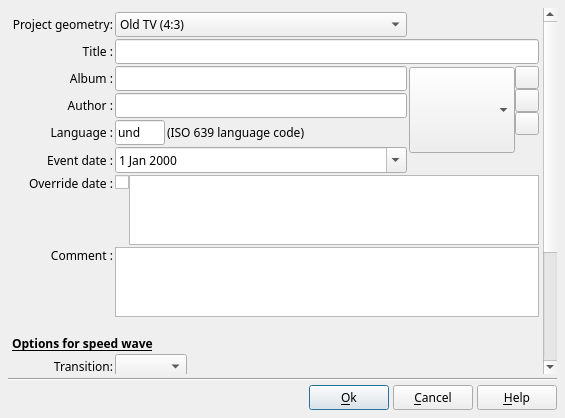
<?xml version="1.0" encoding="UTF-8"?>
<ui version="4.0">
 <class>DlgffDPjrProperties</class>
 <widget class="QDialog" name="DlgffDPjrProperties">
  <property name="geometry">
   <rect>
    <x>0</x>
    <y>0</y>
    <width>565</width>
    <height>418</height>
   </rect>
  </property>
  <property name="font">
   <font>
    <family>Sans Serif</family>
    <pointsize>9</pointsize>
   </font>
  </property>
  <property name="windowTitle">
   <string>Project properties</string>
  </property>
  <layout class="QVBoxLayout" name="verticalLayout">
   <property name="spacing">
    <number>4</number>
   </property>
   <property name="leftMargin">
    <number>8</number>
   </property>
   <property name="topMargin">
    <number>8</number>
   </property>
   <property name="rightMargin">
    <number>8</number>
   </property>
   <property name="bottomMargin">
    <number>8</number>
   </property>
   <item>
    <widget class="QScrollArea" name="scrollArea">
     <property name="frameShape">
      <enum>QFrame::NoFrame</enum>
     </property>
     <property name="verticalScrollBarPolicy">
      <enum>Qt::ScrollBarAlwaysOn</enum>
     </property>
     <property name="widgetResizable">
      <bool>true</bool>
     </property>
     <widget class="QWidget" name="scrollAreaWidgetContents">
      <property name="geometry">
       <rect>
        <x>0</x>
        <y>0</y>
        <width>535</width>
        <height>550</height>
       </rect>
      </property>
      <layout class="QGridLayout" name="gridLayout_2">
       <property name="leftMargin">
        <number>4</number>
       </property>
       <property name="topMargin">
        <number>4</number>
       </property>
       <property name="rightMargin">
        <number>4</number>
       </property>
       <property name="bottomMargin">
        <number>4</number>
       </property>
       <property name="spacing">
        <number>2</number>
       </property>
       <item row="7" column="0">
        <layout class="QVBoxLayout" name="verticalLayout_2">
         <property name="spacing">
          <number>0</number>
         </property>
         <item>
          <widget class="QLabel" name="label_12">
           <property name="text">
            <string>Override date :</string>
           </property>
           <property name="alignment">
            <set>Qt::AlignRight|Qt::AlignTrailing|Qt::AlignVCenter</set>
           </property>
          </widget>
         </item>
         <item>
          <widget class="QLabel" name="label_11">
           <property name="sizePolicy">
            <sizepolicy hsizetype="Preferred" vsizetype="Expanding">
             <horstretch>0</horstretch>
             <verstretch>0</verstretch>
            </sizepolicy>
           </property>
           <property name="text">
            <string notr="true"/>
           </property>
          </widget>
         </item>
        </layout>
       </item>
       <item row="7" column="1" colspan="2">
        <layout class="QHBoxLayout" name="horizontalLayout_5">
         <property name="spacing">
          <number>0</number>
         </property>
         <item>
          <layout class="QVBoxLayout" name="verticalLayout_3">
           <property name="spacing">
            <number>0</number>
           </property>
           <property name="leftMargin">
            <number>0</number>
           </property>
           <property name="topMargin">
            <number>0</number>
           </property>
           <property name="rightMargin">
            <number>0</number>
           </property>
           <property name="bottomMargin">
            <number>0</number>
           </property>
           <item>
            <widget class="QCheckBox" name="OverrideDateCB">
             <property name="toolTip">
              <string>Check this box to override the date and offer you to enter the date as a free text</string>
             </property>
             <property name="text">
              <string/>
             </property>
            </widget>
           </item>
           <item>
            <widget class="QLabel" name="label_13">
             <property name="text">
              <string notr="true"/>
             </property>
            </widget>
           </item>
          </layout>
         </item>
         <item>
          <widget class="QPlainTextEdit" name="DateED">
           <property name="toolTip">
            <string>Enter here the date of the event of the project as a free text</string>
           </property>
          </widget>
         </item>
        </layout>
       </item>
       <item row="11" column="0">
        <widget class="QLabel" name="label_5">
         <property name="text">
          <string>Comment :</string>
         </property>
         <property name="alignment">
          <set>Qt::AlignRight|Qt::AlignTop|Qt::AlignTrailing</set>
         </property>
        </widget>
       </item>
       <item row="4" column="1">
        <widget class="QLineEdit" name="AuthorED">
         <property name="toolTip">
          <string>The name of the author of the project (If the id3v2 compatibility option is set in option dialog, this fields is limited to 30 characters).
Remark: This field is often shown by indexing system and jukeboxes under the term Artist.</string>
         </property>
         <property name="maxLength">
          <number>200</number>
         </property>
        </widget>
       </item>
       <item row="33" column="0">
        <widget class="QLabel" name="label_46">
         <property name="text">
          <string>Image animation:</string>
         </property>
         <property name="alignment">
          <set>Qt::AlignRight|Qt::AlignTrailing|Qt::AlignVCenter</set>
         </property>
         <property name="buddy">
          <cstring>TransitionSpeedWaveCB</cstring>
         </property>
        </widget>
       </item>
       <item row="32" column="0">
        <widget class="QLabel" name="label_45">
         <property name="text">
          <string>Block animation:</string>
         </property>
         <property name="alignment">
          <set>Qt::AlignRight|Qt::AlignTrailing|Qt::AlignVCenter</set>
         </property>
         <property name="buddy">
          <cstring>TransitionSpeedWaveCB</cstring>
         </property>
        </widget>
       </item>
       <item row="29" column="0" colspan="3">
        <widget class="QLabel" name="label_44">
         <property name="font">
          <font>
           <weight>75</weight>
           <bold>true</bold>
           <underline>true</underline>
          </font>
         </property>
         <property name="text">
          <string>
Options for speed wave</string>
         </property>
         <property name="alignment">
          <set>Qt::AlignBottom|Qt::AlignLeading|Qt::AlignLeft</set>
         </property>
        </widget>
       </item>
       <item row="36" column="0">
        <spacer name="verticalSpacer">
         <property name="orientation">
          <enum>Qt::Vertical</enum>
         </property>
         <property name="sizeHint" stdset="0">
          <size>
           <width>20</width>
           <height>40</height>
          </size>
         </property>
        </spacer>
       </item>
       <item row="4" column="0">
        <widget class="QLabel" name="label_2">
         <property name="text">
          <string>Author :</string>
         </property>
         <property name="alignment">
          <set>Qt::AlignRight|Qt::AlignTrailing|Qt::AlignVCenter</set>
         </property>
        </widget>
       </item>
       <item row="3" column="0">
        <widget class="QLabel" name="label_3">
         <property name="text">
          <string>Album :</string>
         </property>
         <property name="alignment">
          <set>Qt::AlignRight|Qt::AlignTrailing|Qt::AlignVCenter</set>
         </property>
        </widget>
       </item>
       <item row="2" column="0">
        <widget class="QLabel" name="label">
         <property name="text">
          <string>Title :</string>
         </property>
         <property name="alignment">
          <set>Qt::AlignRight|Qt::AlignTrailing|Qt::AlignVCenter</set>
         </property>
        </widget>
       </item>
       <item row="31" column="0">
        <widget class="QLabel" name="label_17">
         <property name="text">
          <string>Transition:</string>
         </property>
         <property name="alignment">
          <set>Qt::AlignRight|Qt::AlignTrailing|Qt::AlignVCenter</set>
         </property>
         <property name="buddy">
          <cstring>TransitionSpeedWaveCB</cstring>
         </property>
        </widget>
       </item>
       <item row="3" column="2" rowspan="4">
        <layout class="QGridLayout" name="gridLayout">
         <property name="spacing">
          <number>0</number>
         </property>
         <item row="2" column="1">
          <widget class="QToolButton" name="ExportThumbBT">
           <property name="font">
            <font>
             <pointsize>7</pointsize>
            </font>
           </property>
           <property name="toolTip">
            <string>Expor thumbnail to a jpeg file</string>
           </property>
           <property name="text">
            <string notr="true"/>
           </property>
           <property name="icon">
            <iconset resource="../RSCffDiaporama.qrc">
             <normaloff>:/img/filesave.png</normaloff>:/img/filesave.png</iconset>
           </property>
           <property name="iconSize">
            <size>
             <width>16</width>
             <height>16</height>
            </size>
           </property>
          </widget>
         </item>
         <item row="0" column="1">
          <widget class="QToolButton" name="AdminEditThumbBT">
           <property name="font">
            <font>
             <pointsize>7</pointsize>
            </font>
           </property>
           <property name="toolTip">
            <string>Create a new model from this thumbnail or edit custom thumbnail</string>
           </property>
           <property name="text">
            <string notr="true"/>
           </property>
           <property name="icon">
            <iconset resource="../RSCffDiaporama.qrc">
             <normaloff>:/img/AutoTS.png</normaloff>:/img/AutoTS.png</iconset>
           </property>
           <property name="iconSize">
            <size>
             <width>16</width>
             <height>16</height>
            </size>
           </property>
           <property name="toolButtonStyle">
            <enum>Qt::ToolButtonIconOnly</enum>
           </property>
          </widget>
         </item>
         <item row="1" column="1">
          <widget class="QToolButton" name="EditThumbBT">
           <property name="font">
            <font>
             <pointsize>7</pointsize>
            </font>
           </property>
           <property name="toolTip">
            <string>Customize the thumbnail only for this project (without creating a new thumbnail model)</string>
           </property>
           <property name="text">
            <string notr="true"/>
           </property>
           <property name="icon">
            <iconset resource="../RSCffDiaporama.qrc">
             <normaloff>:/img/action_edit.png</normaloff>:/img/action_edit.png</iconset>
           </property>
           <property name="iconSize">
            <size>
             <width>16</width>
             <height>16</height>
            </size>
           </property>
          </widget>
         </item>
         <item row="3" column="1">
          <widget class="QLabel" name="label_10">
           <property name="text">
            <string notr="true"/>
           </property>
          </widget>
         </item>
         <item row="0" column="0" rowspan="4">
          <widget class="cThumbnailComboBox" name="ThumbCB">
           <property name="sizePolicy">
            <sizepolicy hsizetype="Fixed" vsizetype="Fixed">
             <horstretch>0</horstretch>
             <verstretch>0</verstretch>
            </sizepolicy>
           </property>
           <property name="minimumSize">
            <size>
             <width>106</width>
             <height>86</height>
            </size>
           </property>
           <property name="maximumSize">
            <size>
             <width>106</width>
             <height>86</height>
            </size>
           </property>
           <property name="toolTip">
            <string>Defines the model use as default thumbnail</string>
           </property>
           <property name="iconSize">
            <size>
             <width>60</width>
             <height>80</height>
            </size>
           </property>
          </widget>
         </item>
         <item row="4" column="0">
          <widget class="QLabel" name="label_9">
           <property name="text">
            <string notr="true"/>
           </property>
          </widget>
         </item>
        </layout>
       </item>
       <item row="33" column="1" colspan="2">
        <layout class="QHBoxLayout" name="horizontalLayout_14">
         <property name="spacing">
          <number>2</number>
         </property>
         <item>
          <widget class="cCSpeedWaveComboBox" name="ImageSpeedWaveCB">
           <property name="toolTip">
            <string>Defined default speed curve for image animations.
This option sets the value of the velocity curves for use whenever the corresponding options are set to &quot;Project Default&quot;.</string>
           </property>
           <property name="currentIndex">
            <number>-1</number>
           </property>
          </widget>
         </item>
         <item>
          <spacer name="horizontalSpacer_10">
           <property name="orientation">
            <enum>Qt::Horizontal</enum>
           </property>
           <property name="sizeHint" stdset="0">
            <size>
             <width>0</width>
             <height>20</height>
            </size>
           </property>
          </spacer>
         </item>
        </layout>
       </item>
       <item row="35" column="0" colspan="3">
        <widget class="QTableWidget" name="ChapterTable">
         <property name="toolTip">
          <string>Chapters defined in the project are listed for consultation. To modify chapters use modify slide dialog.

The following fields appear:
-#: The chapter number
-Slide: Slide number in wich chapter is defined
-Title: Chapter title
-Start: Chapter start position
-End: Chapter end position
-Duration: Chapter duration

Remark: Video formats do not support all the chapters in the same way.</string>
         </property>
        </widget>
       </item>
       <item row="5" column="0">
        <widget class="QLabel" name="label_7">
         <property name="text">
          <string>Language :</string>
         </property>
         <property name="alignment">
          <set>Qt::AlignRight|Qt::AlignTrailing|Qt::AlignVCenter</set>
         </property>
        </widget>
       </item>
       <item row="32" column="1" colspan="2">
        <layout class="QHBoxLayout" name="horizontalLayout_12">
         <property name="spacing">
          <number>2</number>
         </property>
         <item>
          <widget class="cCSpeedWaveComboBox" name="BlockSpeedWaveCB">
           <property name="toolTip">
            <string>Defined default speed curve for block animations.
This option sets the value of the velocity curves for use whenever the corresponding options are set to &quot;Project Default&quot;.</string>
           </property>
           <property name="currentIndex">
            <number>-1</number>
           </property>
          </widget>
         </item>
         <item>
          <spacer name="horizontalSpacer_9">
           <property name="orientation">
            <enum>Qt::Horizontal</enum>
           </property>
           <property name="sizeHint" stdset="0">
            <size>
             <width>0</width>
             <height>20</height>
            </size>
           </property>
          </spacer>
         </item>
        </layout>
       </item>
       <item row="11" column="1" colspan="2">
        <widget class="QPlainTextEdit" name="CommentED">
         <property name="toolTip">
          <string>A free comment which can spread out on several lines.
Remark: numerous indexing systems or jukeboxes will read only the 1st line.</string>
         </property>
         <property name="lineWrapMode">
          <enum>QPlainTextEdit::NoWrap</enum>
         </property>
        </widget>
       </item>
       <item row="34" column="0">
        <widget class="QLabel" name="label_8">
         <property name="font">
          <font>
           <weight>75</weight>
           <bold>true</bold>
           <underline>true</underline>
          </font>
         </property>
         <property name="text">
          <string>
Chapters</string>
         </property>
        </widget>
       </item>
       <item row="5" column="1">
        <layout class="QHBoxLayout" name="horizontalLayout_10">
         <property name="spacing">
          <number>2</number>
         </property>
         <property name="leftMargin">
          <number>0</number>
         </property>
         <property name="topMargin">
          <number>0</number>
         </property>
         <property name="rightMargin">
          <number>0</number>
         </property>
         <property name="bottomMargin">
          <number>0</number>
         </property>
         <item>
          <widget class="QLineEdit" name="LanguageED">
           <property name="sizePolicy">
            <sizepolicy hsizetype="Fixed" vsizetype="Fixed">
             <horstretch>0</horstretch>
             <verstretch>0</verstretch>
            </sizepolicy>
           </property>
           <property name="minimumSize">
            <size>
             <width>50</width>
             <height>0</height>
            </size>
           </property>
           <property name="maximumSize">
            <size>
             <width>50</width>
             <height>16777215</height>
            </size>
           </property>
           <property name="toolTip">
            <string>The language of the audio track (ISO 639 standard – 3 characters).</string>
           </property>
           <property name="text">
            <string>und</string>
           </property>
           <property name="maxLength">
            <number>3</number>
           </property>
          </widget>
         </item>
         <item>
          <widget class="QLabel" name="label_6">
           <property name="text">
            <string>(ISO 639 language code)</string>
           </property>
          </widget>
         </item>
        </layout>
       </item>
       <item row="2" column="1" colspan="2">
        <widget class="QLineEdit" name="TitleED">
         <property name="toolTip">
          <string>The title of the project (If the id3v2 compatibility option is set in option dialog, this fields is limited to 30 characters).</string>
         </property>
         <property name="maxLength">
          <number>200</number>
         </property>
        </widget>
       </item>
       <item row="31" column="1" colspan="2">
        <layout class="QHBoxLayout" name="horizontalLayout_11">
         <property name="spacing">
          <number>2</number>
         </property>
         <item>
          <widget class="cCSpeedWaveComboBox" name="TransitionSpeedWaveCB">
           <property name="toolTip">
            <string>Defined default speed curve for transitions.
This option sets the value of the velocity curves for use whenever the corresponding options are set to &quot;Project Default&quot;.</string>
           </property>
           <property name="currentIndex">
            <number>-1</number>
           </property>
          </widget>
         </item>
         <item>
          <spacer name="horizontalSpacer_8">
           <property name="orientation">
            <enum>Qt::Horizontal</enum>
           </property>
           <property name="sizeHint" stdset="0">
            <size>
             <width>0</width>
             <height>20</height>
            </size>
           </property>
          </spacer>
         </item>
        </layout>
       </item>
       <item row="3" column="1">
        <widget class="QLineEdit" name="AlbumED">
         <property name="toolTip">
          <string>The album of the project (If the id3v2 compatibility option is set in option dialog, this fields is limited to 30 characters).</string>
         </property>
         <property name="maxLength">
          <number>200</number>
         </property>
        </widget>
       </item>
       <item row="6" column="0">
        <widget class="QLabel" name="label_14">
         <property name="text">
          <string>Event date :</string>
         </property>
         <property name="alignment">
          <set>Qt::AlignRight|Qt::AlignTrailing|Qt::AlignVCenter</set>
         </property>
        </widget>
       </item>
       <item row="1" column="0">
        <widget class="QLabel" name="label_18">
         <property name="text">
          <string>Project geometry:</string>
         </property>
         <property name="alignment">
          <set>Qt::AlignRight|Qt::AlignTrailing|Qt::AlignVCenter</set>
         </property>
         <property name="buddy">
          <cstring>GeometryCombo</cstring>
         </property>
        </widget>
       </item>
       <item row="1" column="1">
        <widget class="QComboBox" name="GeometryCombo">
         <property name="toolTip">
          <string>This field allows you to select the geometry to be used for the project.
Note: This field is only editable when the dialog box is opened for creating a new project. Subsequently, it is not possible to change this value.</string>
         </property>
         <property name="currentIndex">
          <number>0</number>
         </property>
         <item>
          <property name="text">
           <string>Old TV (4:3)</string>
          </property>
         </item>
         <item>
          <property name="text">
           <string>TV Wide (16:9)</string>
          </property>
         </item>
         <item>
          <property name="text">
           <string>Cinema (2.35:1)</string>
          </property>
         </item>
        </widget>
       </item>
       <item row="6" column="1">
        <widget class="QDateEdit" name="DateEdit">
         <property name="toolTip">
          <string>The date of the event of the project</string>
         </property>
         <property name="calendarPopup">
          <bool>true</bool>
         </property>
        </widget>
       </item>
      </layout>
     </widget>
    </widget>
   </item>
   <item>
    <widget class="Line" name="line">
     <property name="orientation">
      <enum>Qt::Horizontal</enum>
     </property>
    </widget>
   </item>
   <item>
    <layout class="QHBoxLayout" name="horizontalLayout">
     <property name="spacing">
      <number>4</number>
     </property>
     <item>
      <spacer name="horizontalSpacer">
       <property name="orientation">
        <enum>Qt::Horizontal</enum>
       </property>
       <property name="sizeHint" stdset="0">
        <size>
         <width>40</width>
         <height>20</height>
        </size>
       </property>
      </spacer>
     </item>
     <item>
      <widget class="QPushButton" name="OkBt">
       <property name="toolTip">
        <string>Accept modification and exit dialog box</string>
       </property>
       <property name="text">
        <string>&amp;Ok</string>
       </property>
       <property name="icon">
        <iconset resource="../RSCffDiaporama.qrc">
         <normaloff>:/img/action_ok.png</normaloff>:/img/action_ok.png</iconset>
       </property>
      </widget>
     </item>
     <item>
      <widget class="QPushButton" name="CancelBt">
       <property name="toolTip">
        <string>Cancel modification and exit dialog box</string>
       </property>
       <property name="text">
        <string>&amp;Cancel</string>
       </property>
       <property name="icon">
        <iconset resource="../RSCffDiaporama.qrc">
         <normaloff>:/img/action_cancel.png</normaloff>:/img/action_cancel.png</iconset>
       </property>
      </widget>
     </item>
     <item>
      <widget class="QPushButton" name="HelpBt">
       <property name="toolTip">
        <string>Show help about this dialogue box</string>
       </property>
       <property name="text">
        <string>&amp;Help</string>
       </property>
       <property name="icon">
        <iconset resource="../RSCffDiaporama.qrc">
         <normaloff>:/img/help.png</normaloff>:/img/help.png</iconset>
       </property>
      </widget>
     </item>
    </layout>
   </item>
  </layout>
 </widget>
 <customwidgets>
  <customwidget>
   <class>cCSpeedWaveComboBox</class>
   <extends>QComboBox</extends>
   <header>../ffDiaporama_lib/cSpeedWaveComboBox.h</header>
  </customwidget>
  <customwidget>
   <class>cThumbnailComboBox</class>
   <extends>QComboBox</extends>
   <header>CustomCtrl/cThumbnailComboBox.h</header>
  </customwidget>
 </customwidgets>
 <tabstops>
  <tabstop>scrollArea</tabstop>
  <tabstop>GeometryCombo</tabstop>
  <tabstop>TitleED</tabstop>
  <tabstop>AlbumED</tabstop>
  <tabstop>AuthorED</tabstop>
  <tabstop>LanguageED</tabstop>
  <tabstop>ThumbCB</tabstop>
  <tabstop>AdminEditThumbBT</tabstop>
  <tabstop>EditThumbBT</tabstop>
  <tabstop>ExportThumbBT</tabstop>
  <tabstop>DateEdit</tabstop>
  <tabstop>OverrideDateCB</tabstop>
  <tabstop>DateED</tabstop>
  <tabstop>CommentED</tabstop>
  <tabstop>TransitionSpeedWaveCB</tabstop>
  <tabstop>BlockSpeedWaveCB</tabstop>
  <tabstop>ImageSpeedWaveCB</tabstop>
  <tabstop>ChapterTable</tabstop>
  <tabstop>OkBt</tabstop>
  <tabstop>CancelBt</tabstop>
  <tabstop>HelpBt</tabstop>
 </tabstops>
 <resources>
  <include location="../RSCffDiaporama.qrc"/>
 </resources>
 <connections/>
</ui>
